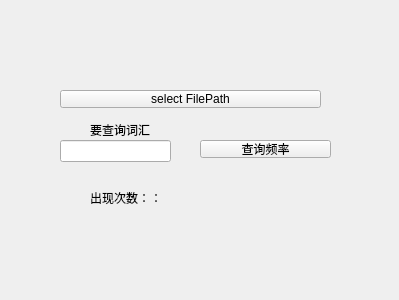
<?xml version="1.0" encoding="UTF-8"?>
<ui version="4.0">
 <class>SkyReaderWidget</class>
 <widget class="QWidget" name="SkyReaderWidget">
  <property name="geometry">
   <rect>
    <x>0</x>
    <y>0</y>
    <width>399</width>
    <height>300</height>
   </rect>
  </property>
  <property name="windowTitle">
   <string>Form</string>
  </property>
  <widget class="QPushButton" name="OpenFileButton">
   <property name="geometry">
    <rect>
     <x>60</x>
     <y>90</y>
     <width>261</width>
     <height>18</height>
    </rect>
   </property>
   <property name="text">
    <string>select FilePath</string>
   </property>
  </widget>
  <widget class="QPushButton" name="WordsFrequencyButton">
   <property name="geometry">
    <rect>
     <x>200</x>
     <y>140</y>
     <width>131</width>
     <height>18</height>
    </rect>
   </property>
   <property name="text">
    <string>查询频率</string>
   </property>
  </widget>
  <widget class="QLineEdit" name="WordsLabel">
   <property name="geometry">
    <rect>
     <x>60</x>
     <y>140</y>
     <width>111</width>
     <height>22</height>
    </rect>
   </property>
  </widget>
  <widget class="QLabel" name="label">
   <property name="geometry">
    <rect>
     <x>90</x>
     <y>120</y>
     <width>111</width>
     <height>20</height>
    </rect>
   </property>
   <property name="text">
    <string>要查询词汇</string>
   </property>
  </widget>
  <widget class="QLabel" name="WordsFrequency">
   <property name="geometry">
    <rect>
     <x>90</x>
     <y>190</y>
     <width>101</width>
     <height>16</height>
    </rect>
   </property>
   <property name="text">
    <string>出现次数：：</string>
   </property>
  </widget>
 </widget>
 <resources/>
 <connections/>
</ui>
